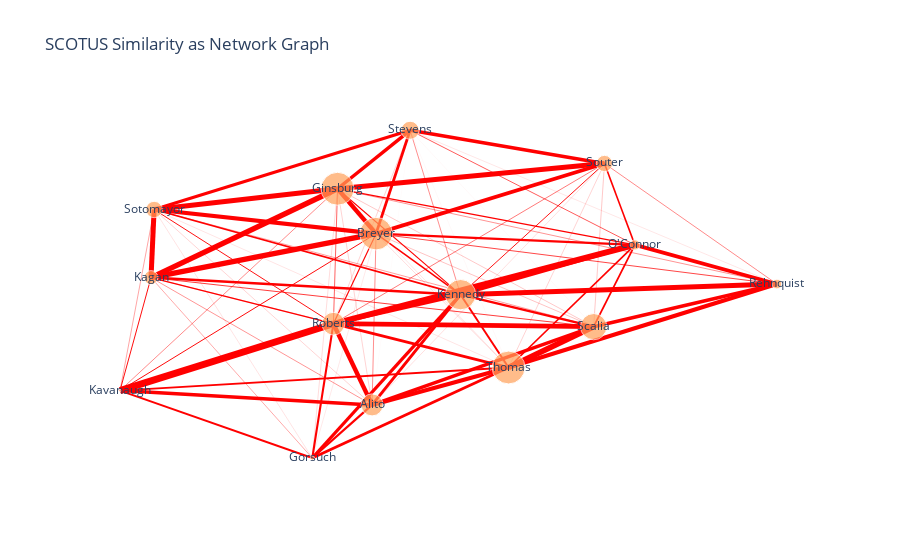

Write notebook code for a chart like this one.
### Code cell
plot_network(sim_df, df2)

### Figure 1 — Plotly figure (JSON) as saved in the notebook; plotly's stock layout.template omitted (floating-point values rounded to 4 significant figures)
{"data": [{"hoverinfo": "none", "line": {"color": "red", "width": 0.4455}, "mode": "lines", "type": "scatter", "x": [-0.08002, -0.07157, null], "y": [-0.6903, 0.3085, null]}, {"hoverinfo": "none", "line": {"color": "red", "width": 0.1782}, "mode": "lines", "type": "scatter", "x": [-0.08002, -0.1535, null], "y": [-0.6903, 0.5704, null]}, {"hoverinfo": "none", "line": {"color": "red", "width": 2.241}, "mode": "lines", "type": "scatter", "x": [-0.08002, -0.2072, null], "y": [-0.6903, -1, null]}, {"hoverinfo": "none", "line": {"color": "red", "width": 0.4193}, "mode": "lines", "type": "scatter", "x": [-0.08002, -0.55, null], "y": [-0.6903, 0.05223, null]}, {"hoverinfo": "none", "line": {"color": "red", "width": 3.534}, "mode": "lines", "type": "scatter", "x": [-0.08002, -0.616, null], "y": [-0.6903, -0.6069, null]}, {"hoverinfo": "none", "line": {"color": "red", "width": 2.994}, "mode": "lines", "type": "scatter", "x": [-0.08002, 0.1082, null], "y": [-0.6903, -0.04735, null]}, {"hoverinfo": "none", "line": {"color": "red", "width": 4.421}, "mode": "lines", "type": "scatter", "x": [-0.08002, -0.1622, null], "y": [-0.6903, -0.2166, null]}, {"hoverinfo": "none", "line": {"color": "red", "width": 3.474}, "mode": "lines", "type": "scatter", "x": [-0.08002, 0.3911, null], "y": [-0.6903, -0.2339, null]}, {"hoverinfo": "none", "line": {"color": "red", "width": 0.1752}, "mode": "lines", "type": "scatter", "x": [-0.08002, -0.5434, null], "y": [-0.6903, 0.4494, null]}, {"hoverinfo": "none", "line": {"color": "red", "width": 0.1313}, "mode": "lines", "type": "scatter", "x": [-0.08002, 0.4141, null], "y": [-0.6903, 0.7177, null]}, {"hoverinfo": "none", "line": {"color": "red", "width": 0.02279}, "mode": "lines", "type": "scatter", "x": [-0.08002, 0.0008621, null], "y": [-0.6903, 0.9114, null]}, {"hoverinfo": "none", "line": {"color": "red", "width": 4.192}, "mode": "lines", "type": "scatter", "x": [-0.08002, 0.2102, null], "y": [-0.6903, -0.4722, null]}, {"hoverinfo": "none", "line": {"color": "red", "width": 4.316}, "mode": "lines", "type": "scatter", "x": [-0.07157, -0.1535, null], "y": [0.3085, 0.5704, null]}, {"hoverinfo": "none", "line": {"color": "red", "width": 0.09235}, "mode": "lines", "type": "scatter", "x": [-0.07157, -0.2072, null], "y": [0.3085, -1, null]}, {"hoverinfo": "none", "line": {"color": "red", "width": 5.277}, "mode": "lines", "type": "scatter", "x": [-0.07157, -0.55, null], "y": [0.3085, 0.05223, null]}, {"hoverinfo": "none", "line": {"color": "red", "width": 0.9645}, "mode": "lines", "type": "scatter", "x": [-0.07157, -0.616, null], "y": [0.3085, -0.6069, null]}, {"hoverinfo": "none", "line": {"color": "red", "width": 1.564}, "mode": "lines", "type": "scatter", "x": [-0.07157, 0.1082, null], "y": [0.3085, -0.04735, null]}, {"hoverinfo": "none", "line": {"color": "red", "width": 2.273}, "mode": "lines", "type": "scatter", "x": [-0.07157, 0.4788, null], "y": [0.3085, 0.2428, null]}, {"hoverinfo": "none", "line": {"color": "red", "width": 0.7277}, "mode": "lines", "type": "scatter", "x": [-0.07157, 0.7807, null], "y": [0.3085, 0.01478, null]}, {"hoverinfo": "none", "line": {"color": "red", "width": 1.137}, "mode": "lines", "type": "scatter", "x": [-0.07157, -0.1622, null], "y": [0.3085, -0.2166, null]}, {"hoverinfo": "none", "line": {"color": "red", "width": 0.2419}, "mode": "lines", "type": "scatter", "x": [-0.07157, 0.3911, null], "y": [0.3085, -0.2339, null]}, {"hoverinfo": "none", "line": {"color": "red", "width": 4.234}, "mode": "lines", "type": "scatter", "x": [-0.07157, -0.5434, null], "y": [0.3085, 0.4494, null]}, {"hoverinfo": "none", "line": {"color": "red", "width": 3.874}, "mode": "lines", "type": "scatter", "x": [-0.07157, 0.4141, null], "y": [0.3085, 0.7177, null]}, {"hoverinfo": "none", "line": {"color": "red", "width": 2.773}, "mode": "lines", "type": "scatter", "x": [-0.07157, 0.0008621, null], "y": [0.3085, 0.9114, null]}, {"hoverinfo": "none", "line": {"color": "red", "width": 0.1417}, "mode": "lines", "type": "scatter", "x": [-0.07157, 0.2102, null], "y": [0.3085, -0.4722, null]}, {"hoverinfo": "none", "line": {"color": "red", "width": 0.1433}, "mode": "lines", "type": "scatter", "x": [-0.1535, -0.2072, null], "y": [0.5704, -1, null]}, {"hoverinfo": "none", "line": {"color": "red", "width": 5.312}, "mode": "lines", "type": "scatter", "x": [-0.1535, -0.55, null], "y": [0.5704, 0.05223, null]}, {"hoverinfo": "none", "line": {"color": "red", "width": 0.4642}, "mode": "lines", "type": "scatter", "x": [-0.1535, -0.616, null], "y": [0.5704, -0.6069, null]}, {"hoverinfo": "none", "line": {"color": "red", "width": 1.033}, "mode": "lines", "type": "scatter", "x": [-0.1535, 0.1082, null], "y": [0.5704, -0.04735, null]}, {"hoverinfo": "none", "line": {"color": "red", "width": 1.27}, "mode": "lines", "type": "scatter", "x": [-0.1535, 0.4788, null], "y": [0.5704, 0.2428, null]}, {"hoverinfo": "none", "line": {"color": "red", "width": 0.4262}, "mode": "lines", "type": "scatter", "x": [-0.1535, 0.7807, null], "y": [0.5704, 0.01478, null]}, {"hoverinfo": "none", "line": {"color": "red", "width": 0.6201}, "mode": "lines", "type": "scatter", "x": [-0.1535, -0.1622, null], "y": [0.5704, -0.2166, null]}, {"hoverinfo": "none", "line": {"color": "red", "width": 0.2212}, "mode": "lines", "type": "scatter", "x": [-0.1535, 0.3911, null], "y": [0.5704, -0.2339, null]}, {"hoverinfo": "none", "line": {"color": "red", "width": 5.019}, "mode": "lines", "type": "scatter", "x": [-0.1535, -0.5434, null], "y": [0.5704, 0.4494, null]}, {"hoverinfo": "none", "line": {"color": "red", "width": 5.242}, "mode": "lines", "type": "scatter", "x": [-0.1535, 0.4141, null], "y": [0.5704, 0.7177, null]}, {"hoverinfo": "none", "line": {"color": "red", "width": 3.479}, "mode": "lines", "type": "scatter", "x": [-0.1535, 0.0008621, null], "y": [0.5704, 0.9114, null]}, {"hoverinfo": "none", "line": {"color": "red", "width": 0.1088}, "mode": "lines", "type": "scatter", "x": [-0.1535, 0.2102, null], "y": [0.5704, -0.4722, null]}, {"hoverinfo": "none", "line": {"color": "red", "width": 0.3392}, "mode": "lines", "type": "scatter", "x": [-0.2072, -0.55, null], "y": [-1, 0.05223, null]}, {"hoverinfo": "none", "line": {"color": "red", "width": 1.943}, "mode": "lines", "type": "scatter", "x": [-0.2072, -0.616, null], "y": [-1, -0.6069, null]}, {"hoverinfo": "none", "line": {"color": "red", "width": 3.264}, "mode": "lines", "type": "scatter", "x": [-0.2072, 0.1082, null], "y": [-1, -0.04735, null]}, {"hoverinfo": "none", "line": {"color": "red", "width": 2.074}, "mode": "lines", "type": "scatter", "x": [-0.2072, -0.1622, null], "y": [-1, -0.2166, null]}, {"hoverinfo": "none", "line": {"color": "red", "width": 0.1147}, "mode": "lines", "type": "scatter", "x": [-0.2072, -0.5434, null], "y": [-1, 0.4494, null]}, {"hoverinfo": "none", "line": {"color": "red", "width": 2.883}, "mode": "lines", "type": "scatter", "x": [-0.2072, 0.2102, null], "y": [-1, -0.4722, null]}, {"hoverinfo": "none", "line": {"color": "red", "width": 0.9519}, "mode": "lines", "type": "scatter", "x": [-0.55, -0.616, null], "y": [0.05223, -0.6069, null]}, {"hoverinfo": "none", "line": {"color": "red", "width": 2.538}, "mode": "lines", "type": "scatter", "x": [-0.55, 0.1082, null], "y": [0.05223, -0.04735, null]}, {"hoverinfo": "none", "line": {"color": "red", "width": 1.361}, "mode": "lines", "type": "scatter", "x": [-0.55, -0.1622, null], "y": [0.05223, -0.2166, null]}, {"hoverinfo": "none", "line": {"color": "red", "width": 0.766}, "mode": "lines", "type": "scatter", "x": [-0.55, 0.3911, null], "y": [0.05223, -0.2339, null]}, {"hoverinfo": "none", "line": {"color": "red", "width": 5.009}, "mode": "lines", "type": "scatter", "x": [-0.55, -0.5434, null], "y": [0.05223, 0.4494, null]}, {"hoverinfo": "none", "line": {"color": "red", "width": 0.2419}, "mode": "lines", "type": "scatter", "x": [-0.55, 0.2102, null], "y": [0.05223, -0.4722, null]}, {"hoverinfo": "none", "line": {"color": "red", "width": 6.92}, "mode": "lines", "type": "scatter", "x": [-0.616, -0.1622, null], "y": [-0.6069, -0.2166, null]}, {"hoverinfo": "none", "line": {"color": "red", "width": 0.3594}, "mode": "lines", "type": "scatter", "x": [-0.616, -0.5434, null], "y": [-0.6069, 0.4494, null]}, {"hoverinfo": "none", "line": {"color": "red", "width": 1.892}, "mode": "lines", "type": "scatter", "x": [-0.616, 0.2102, null], "y": [-0.6069, -0.4722, null]}, {"hoverinfo": "none", "line": {"color": "red", "width": 3.244}, "mode": "lines", "type": "scatter", "x": [0.1082, 0.4788, null], "y": [-0.04735, 0.2428, null]}, {"hoverinfo": "none", "line": {"color": "red", "width": 4.979}, "mode": "lines", "type": "scatter", "x": [0.1082, 0.7807, null], "y": [-0.04735, 0.01478, null]}, {"hoverinfo": "none", "line": {"color": "red", "width": 3.836}, "mode": "lines", "type": "scatter", "x": [0.1082, -0.1622, null], "y": [-0.04735, -0.2166, null]}, {"hoverinfo": "none", "line": {"color": "red", "width": 2.384}, "mode": "lines", "type": "scatter", "x": [0.1082, 0.3911, null], "y": [-0.04735, -0.2339, null]}, {"hoverinfo": "none", "line": {"color": "red", "width": 1.665}, "mode": "lines", "type": "scatter", "x": [0.1082, -0.5434, null], "y": [-0.04735, 0.4494, null]}, {"hoverinfo": "none", "line": {"color": "red", "width": 0.9106}, "mode": "lines", "type": "scatter", "x": [0.1082, 0.4141, null], "y": [-0.04735, 0.7177, null]}, {"hoverinfo": "none", "line": {"color": "red", "width": 0.4466}, "mode": "lines", "type": "scatter", "x": [0.1082, 0.0008621, null], "y": [-0.04735, 0.9114, null]}, {"hoverinfo": "none", "line": {"color": "red", "width": 1.971}, "mode": "lines", "type": "scatter", "x": [0.1082, 0.2102, null], "y": [-0.04735, -0.4722, null]}, {"hoverinfo": "none", "line": {"color": "red", "width": 5.786}, "mode": "lines", "type": "scatter", "x": [-0.1622, 0.4788, null], "y": [-0.2166, 0.2428, null]}, {"hoverinfo": "none", "line": {"color": "red", "width": 4.716}, "mode": "lines", "type": "scatter", "x": [-0.1622, 0.3911, null], "y": [-0.2166, -0.2339, null]}, {"hoverinfo": "none", "line": {"color": "red", "width": 0.937}, "mode": "lines", "type": "scatter", "x": [-0.1622, -0.5434, null], "y": [-0.2166, 0.4494, null]}, {"hoverinfo": "none", "line": {"color": "red", "width": 0.5295}, "mode": "lines", "type": "scatter", "x": [-0.1622, 0.4141, null], "y": [-0.2166, 0.7177, null]}, {"hoverinfo": "none", "line": {"color": "red", "width": 0.1819}, "mode": "lines", "type": "scatter", "x": [-0.1622, 0.0008621, null], "y": [-0.2166, 0.9114, null]}, {"hoverinfo": "none", "line": {"color": "red", "width": 2.841}, "mode": "lines", "type": "scatter", "x": [-0.1622, 0.2102, null], "y": [-0.2166, -0.4722, null]}, {"hoverinfo": "none", "line": {"color": "red", "width": 1.774}, "mode": "lines", "type": "scatter", "x": [0.3911, 0.4788, null], "y": [-0.2339, 0.2428, null]}, {"hoverinfo": "none", "line": {"color": "red", "width": 3.543}, "mode": "lines", "type": "scatter", "x": [0.3911, 0.7807, null], "y": [-0.2339, 0.01478, null]}, {"hoverinfo": "none", "line": {"color": "red", "width": 0.3814}, "mode": "lines", "type": "scatter", "x": [0.3911, -0.5434, null], "y": [-0.2339, 0.4494, null]}, {"hoverinfo": "none", "line": {"color": "red", "width": 0.2188}, "mode": "lines", "type": "scatter", "x": [0.3911, 0.4141, null], "y": [-0.2339, 0.7177, null]}, {"hoverinfo": "none", "line": {"color": "red", "width": 0.0347}, "mode": "lines", "type": "scatter", "x": [0.3911, 0.0008621, null], "y": [-0.2339, 0.9114, null]}, {"hoverinfo": "none", "line": {"color": "red", "width": 5.65}, "mode": "lines", "type": "scatter", "x": [0.3911, 0.2102, null], "y": [-0.2339, -0.4722, null]}, {"hoverinfo": "none", "line": {"color": "red", "width": 3.065}, "mode": "lines", "type": "scatter", "x": [-0.5434, 0.0008621, null], "y": [0.4494, 0.9114, null]}, {"hoverinfo": "none", "line": {"color": "red", "width": 0.1131}, "mode": "lines", "type": "scatter", "x": [-0.5434, 0.2102, null], "y": [0.4494, -0.4722, null]}, {"hoverinfo": "none", "line": {"color": "red", "width": 1.623}, "mode": "lines", "type": "scatter", "x": [0.4141, 0.4788, null], "y": [0.7177, 0.2428, null]}, {"hoverinfo": "none", "line": {"color": "red", "width": 0.4611}, "mode": "lines", "type": "scatter", "x": [0.4141, 0.7807, null], "y": [0.7177, 0.01478, null]}, {"hoverinfo": "none", "line": {"color": "red", "width": 3.582}, "mode": "lines", "type": "scatter", "x": [0.4141, 0.0008621, null], "y": [0.7177, 0.9114, null]}, {"hoverinfo": "none", "line": {"color": "red", "width": 0.1796}, "mode": "lines", "type": "scatter", "x": [0.4141, 0.2102, null], "y": [0.7177, -0.4722, null]}, {"hoverinfo": "none", "line": {"color": "red", "width": 0.6472}, "mode": "lines", "type": "scatter", "x": [0.0008621, 0.4788, null], "y": [0.9114, 0.2428, null]}, {"hoverinfo": "none", "line": {"color": "red", "width": 0.1055}, "mode": "lines", "type": "scatter", "x": [0.0008621, 0.7807, null], "y": [0.9114, 0.01478, null]}, {"hoverinfo": "none", "line": {"color": "red", "width": 0.03315}, "mode": "lines", "type": "scatter", "x": [0.0008621, 0.2102, null], "y": [0.9114, -0.4722, null]}, {"hoverinfo": "none", "line": {"color": "red", "width": 1.654}, "mode": "lines", "type": "scatter", "x": [0.2102, 0.4788, null], "y": [-0.4722, 0.2428, null]}, {"hoverinfo": "none", "line": {"color": "red", "width": 4.069}, "mode": "lines", "type": "scatter", "x": [0.2102, 0.7807, null], "y": [-0.4722, 0.01478, null]}, {"hoverinfo": "none", "line": {"color": "red", "width": 3.809}, "mode": "lines", "type": "scatter", "x": [0.4788, 0.7807, null], "y": [0.2428, 0.01478, null]}, {"customdata": [1100, 1632, 1648, 216, 698, 117, 1517, 1138, 1313, 820, 812, 903, 1645, 512, 487], "hovertemplate": "Justice %{text}<br>Cases: %{customdata}", "marker": {"size": [22, 32.64, 32.96, 4.32, 13.96, 2.34, 30.34, 22.76, 26.26, 16.4, 16.24, 18.06, 32.9, 10.24, 9.74]}, "mode": "markers+text", "text": ["Alito", "Breyer", "Ginsburg", "Gorsuch", "Kagan", "Kavanaugh", "Kennedy", "Roberts", "Scalia", "Sotomayor", "Souter", "Stevens", "Thomas", "O'Connor", "Rehnquist"], "type": "scatter", "x": [-0.08002, -0.07157, -0.1535, -0.2072, -0.55, -0.616, 0.1082, -0.1622, 0.3911, -0.5434, 0.4141, 0.0008621, 0.2102, 0.4788, 0.7807], "y": [-0.6903, 0.3085, 0.5704, -1, 0.05223, -0.6069, -0.04735, -0.2166, -0.2339, 0.4494, 0.7177, 0.9114, -0.4722, 0.2428, 0.01478]}], "layout": {"showlegend": false, "title": {"text": "SCOTUS Similarity as Network Graph"}, "xaxis": {"showgrid": false, "showticklabels": false, "zeroline": false}, "yaxis": {"showgrid": false, "showticklabels": false, "zeroline": false}}}
